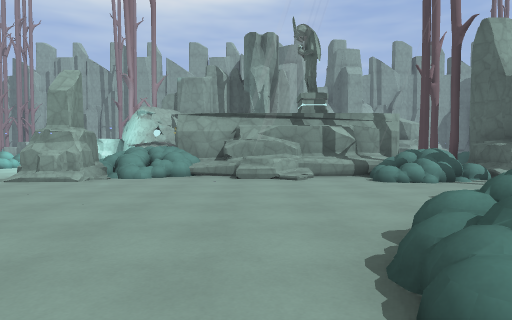
View 1 (above)

24 first-person views from a walk through a Godot game level. The camera is 1.3 m above the floor, tilts 2° down and sees 75° across. The floor is counted in squares, 2 m on a side. Each view is taken from the middle of a square. On the plan, view 1 faces up. The plan holds only what a view shows up to about 10 squares ahead; the rest is blank. The place goes on beyond the plan. Surface patterns are stand-ins for the level's own textures.

View 2
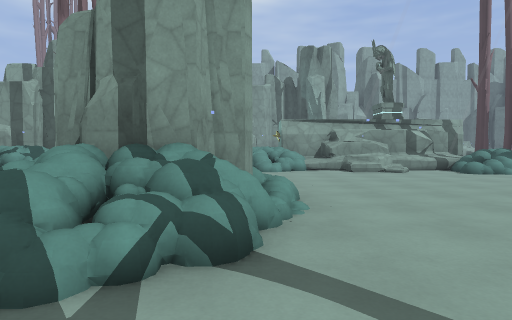

View 3
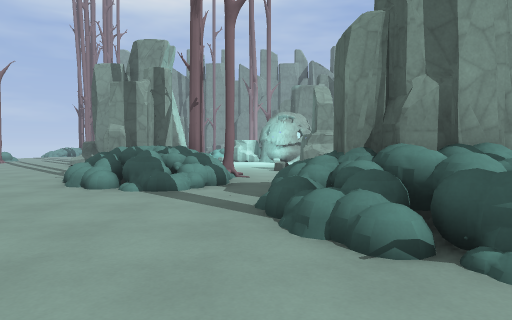

View 4
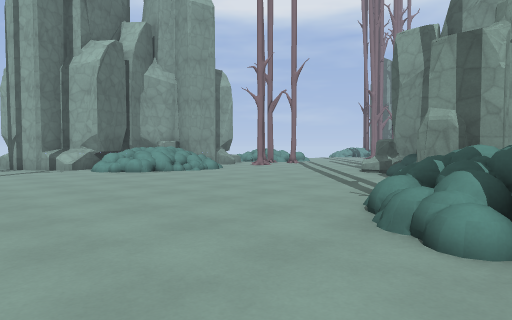

View 5
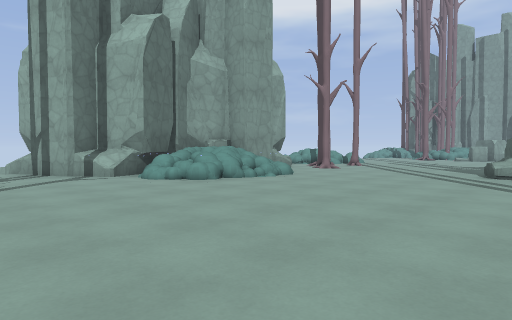

View 6
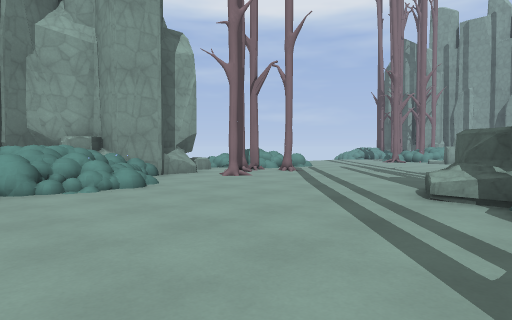

View 7
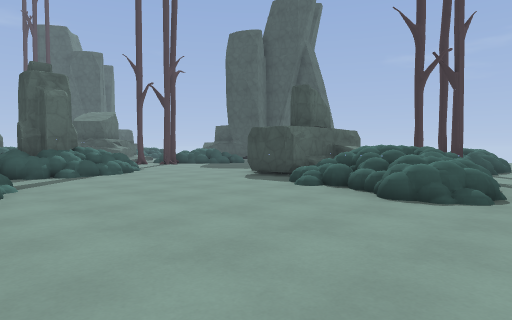

View 8
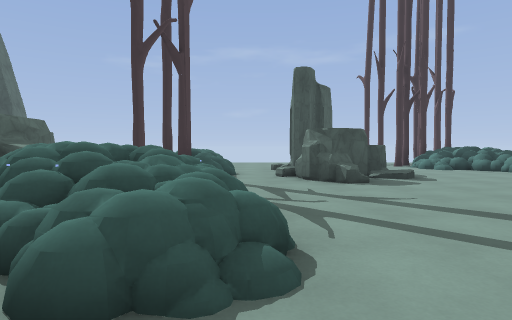

View 9
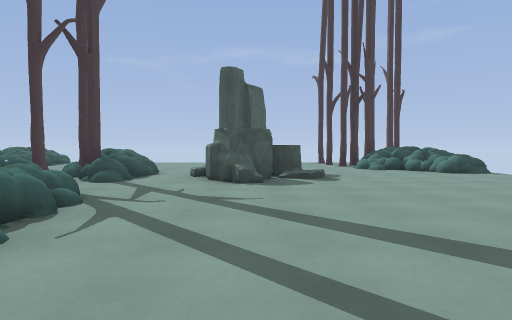

View 10
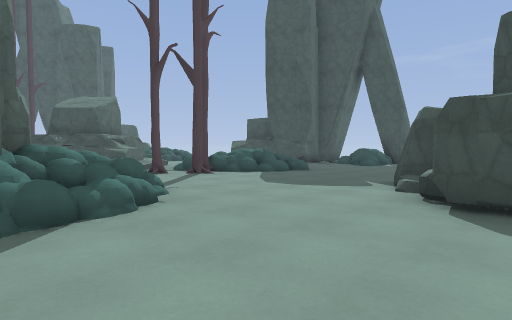

View 11
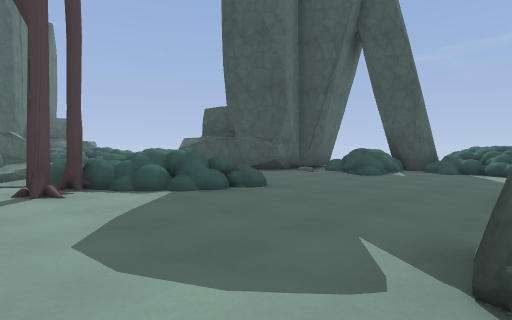

View 12
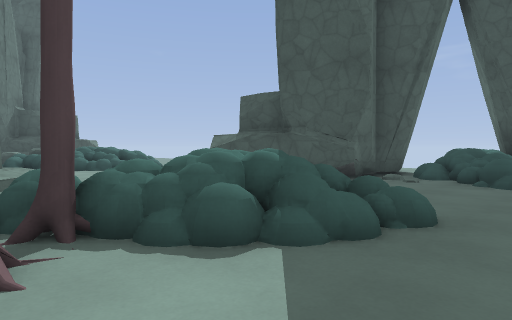

View 13
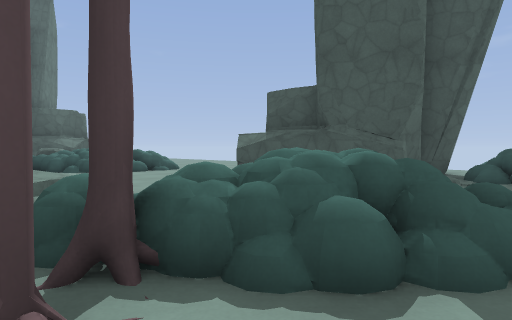

View 14
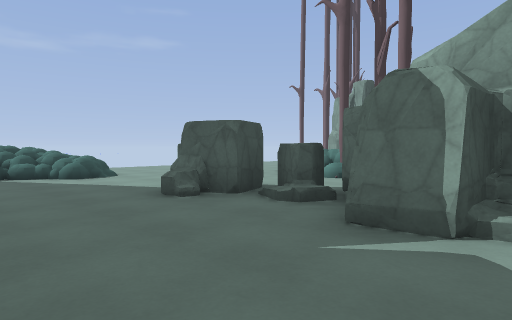

View 15
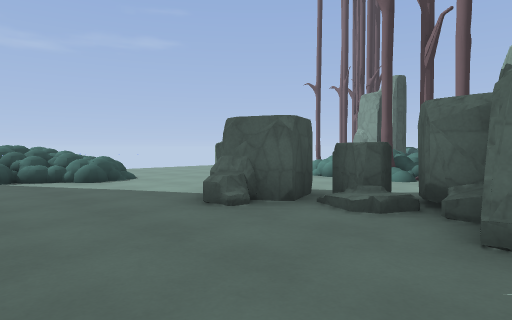

View 16
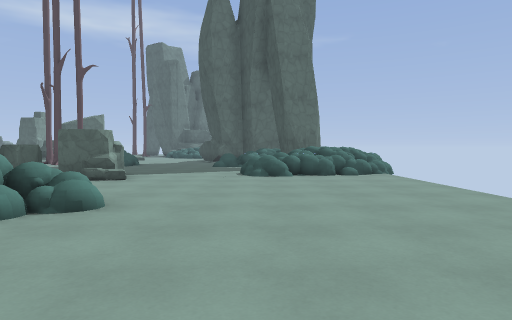

View 17
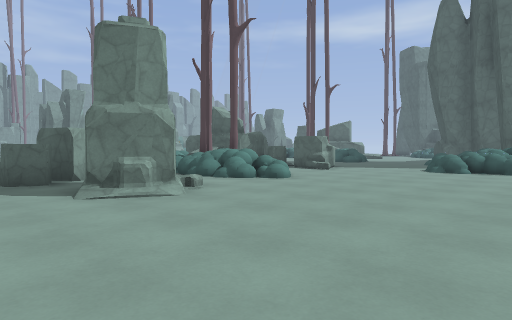

View 18
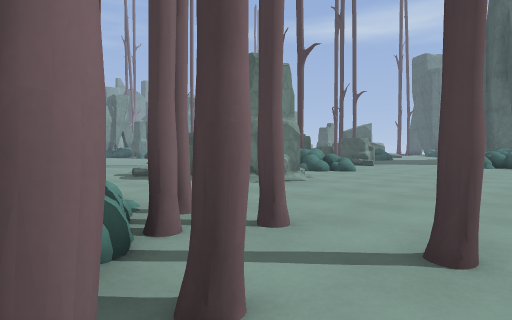

View 19
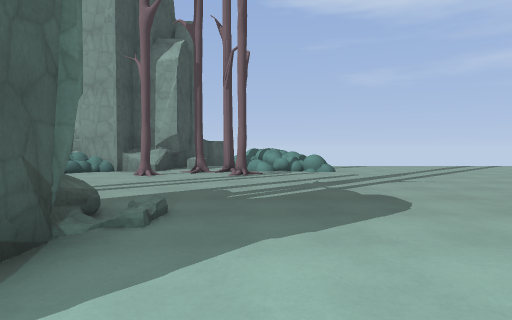

View 20
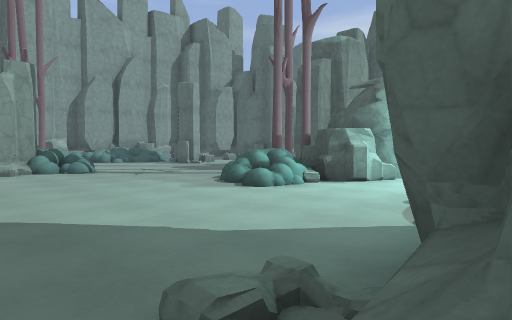

View 21
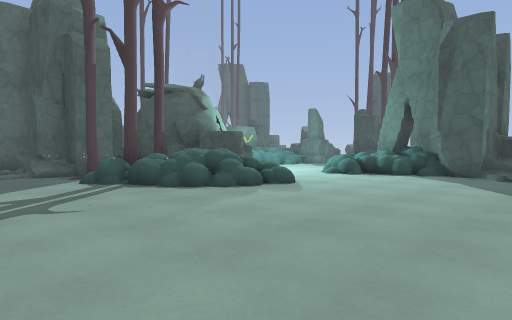

View 22
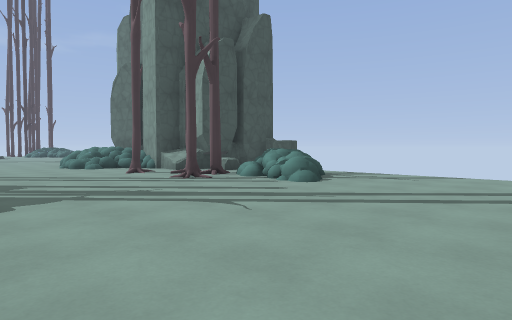

View 23
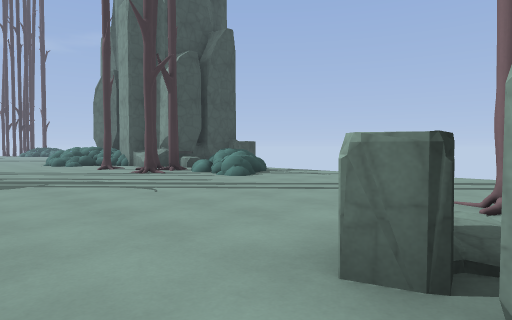

View 24
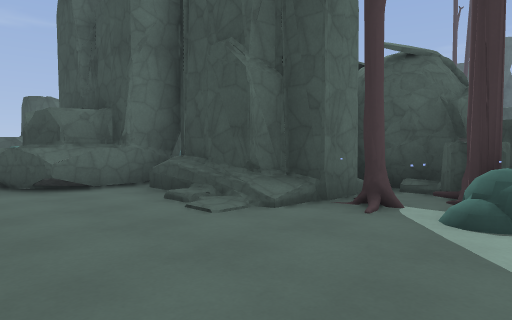

### Floor plan
Key: @ floor where view 1 was taken; # wall or solid block; x gap in a wall; . main floor; : floor 0.5 m higher than the main floor; / step, stairs or slope; = window, fence, low wall or low ledge; ^ raised ledge.
Columns run from 22 left of view 1 to 9 right of it. Each row starts with its distance up from view 1.
 21      #.##.##^. .....
 20  ......^.............##
 19  ..............#.....#
 18  .................####
 17  .............^^#######
 16  .............^^^##
 15  ..=.........==###
 14  .==...........###
 13   ==.#..........
 12   =##...../..^=.
 11    ##.....###^=
 10    #.#....^###         ^  ##=
  9    #.......=      =##########
  8    #==......    .##===^####^#
  7    ##=......##/ .##=..==.==x#
  6    ##=....... ^#...........
  5    #=x......=^^^...........
  4   ##. .......^^^x=  .....=
  3 #^#. .........=..^^x. ..=
  2  ...............^###...=#
  1        ..........^##. .=#
  0       ...........^^=. @ #
 -1      ....=^=#........  ##
 -2     .....^^^=##......#=##
 -3     .....^^^ ##=.....=###
 -4    .......^ ^###.....^= ##
 -5   .........  ##.....^^  ...   ==
 -6  ......##.^#..^....^^   .....=##
 -7  .....^##.^#..##.....     ..=
 -8  ==....##.^^..:.......  .. .=^
 -9  =#=...##..=...........###
-10   ##...............^.###
-11    ##..........#=..^^##
-12    ##..........=####^.#
-13   ###..........=#####..
-14   ..............##
-15                 ##

Positions as (right, up) in squares from view 1, and headings:
1: (0, 0), facing up
2: (-3, -2), facing up
3: (-6, -2), facing up
4: (-8, 1), facing up-left
5: (-11, 1), facing up-left
6: (-11, 5), facing up-left
7: (-14, 4), facing down-right
8: (-13, 1), facing down
9: (-15, 1), facing down
10: (-9, 2), facing down-right
11: (-7, -2), facing down-right
12: (-4, -3), facing down-right
13: (-3, -3), facing down-right
14: (-4, -3), facing down-left
15: (-4, -4), facing down-left
16: (-15, -11), facing right
17: (-17, -14), facing up-right
18: (-20, -14), facing up-right
19: (-9, 13), facing left
20: (-13, 11), facing up-right
21: (-13, 20), facing down-right
22: (-13, 19), facing down-left
23: (-13, 21), facing down-left
24: (-7, 21), facing down-right
